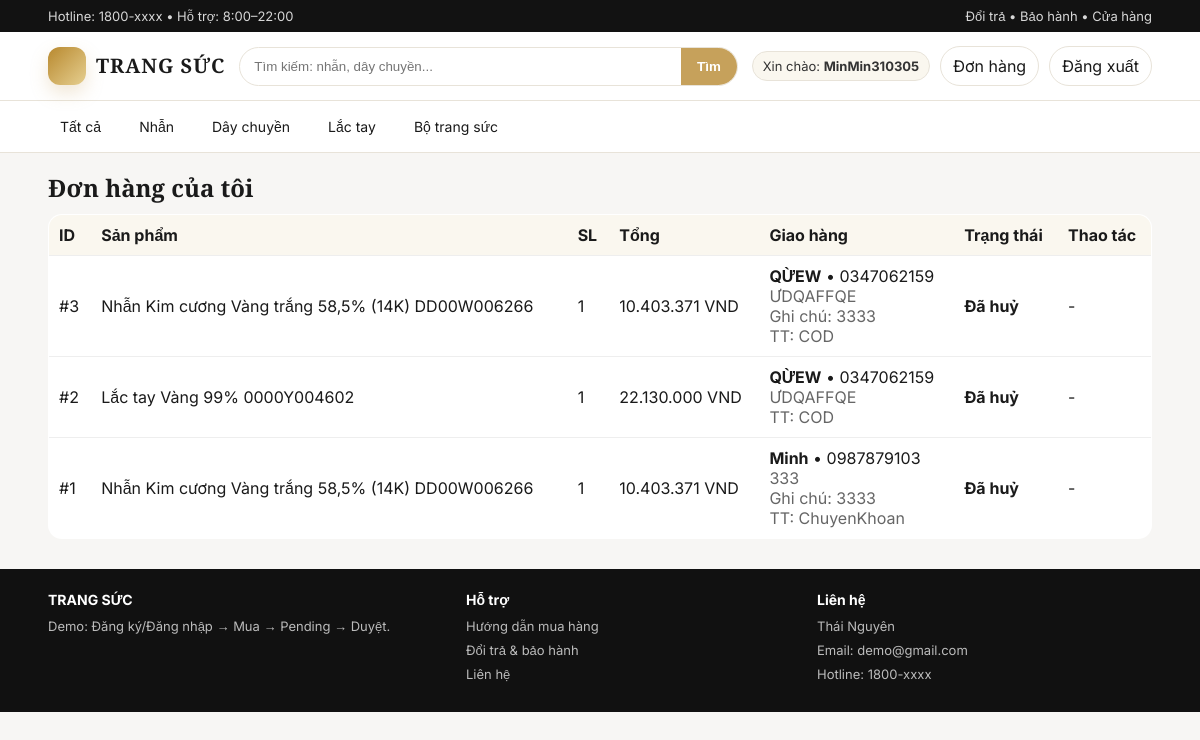
/don-hang/ (signed in), run on an earlier commit of the app's database.
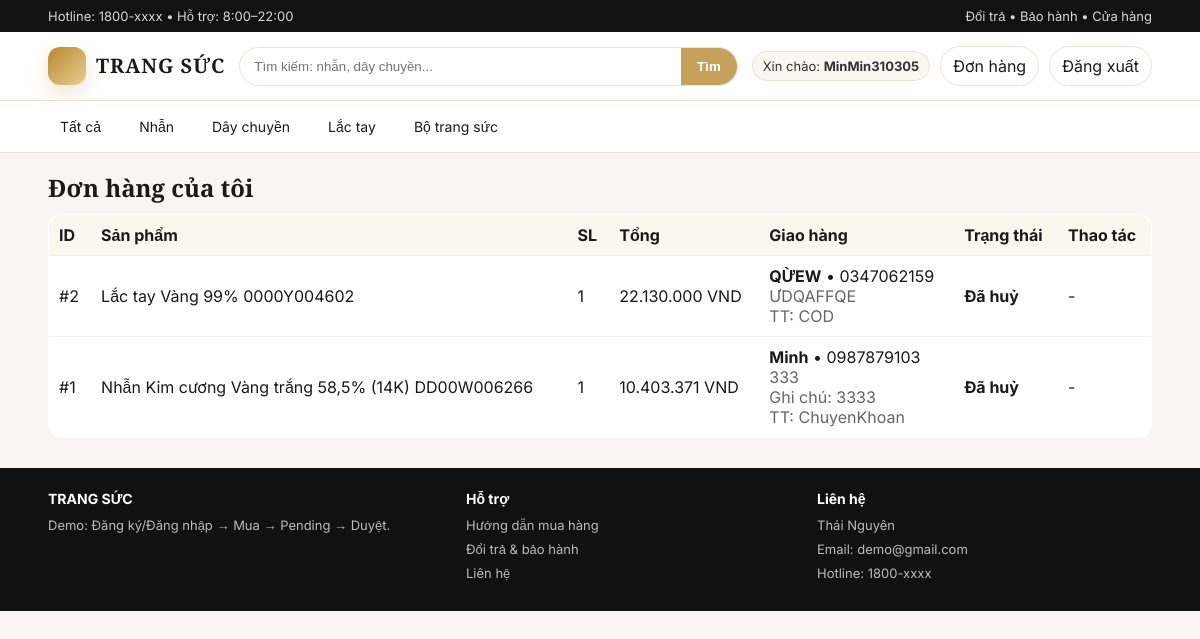
And on a later commit of the database.
### shop/models.py (models this page shows, shortened)
class DonHang(models.Model):
    TRANG_THAI = [
        ("Pending", "Chờ xác nhận"),
        ("Confirmed", "Đã xác nhận"),
        ("Cancelled", "Đã huỷ"),
        ("Approved", "Đã duyệt"),
        ("Rejected", "Từ chối"),
    ]
    nguoi_dat = models.ForeignKey(User, on_delete=models.CASCADE)
    san_pham = models.ForeignKey(SanPham, on_delete=models.CASCADE)
    ho_ten = models.CharField(max_length=100, default="")
    sdt = models.CharField(max_length=20, default="")
    dia_chi = models.CharField(max_length=255, default="")
    ghi_chu = models.CharField(max_length=255, blank=True, default="")
    phuong_thuc_tt = models.CharField(max_length=50, default="COD")
    so_luong = models.IntegerField(default=1)
    tong_tien = models.IntegerField(default=0)
    trang_thai = models.CharField(max_length=20, choices=TRANG_THAI, default="Pending")
    tao_luc = models.DateTimeField(auto_now_add=True)

class SanPham(models.Model):
    ten = models.CharField(max_length=100)
    gia = models.IntegerField(default=0)
    anh = models.ImageField(upload_to="sanpham/", blank=True, null=True)

### shop/views.py (the view)
# urls.py: path("don-hang/", views.ds_don, name="ds_don"),
@login_required
def ds_don(request):
    ds = DonHang.objects.filter(nguoi_dat=request.user).order_by("-id")
    return render(request, "don_hang.html", {"ds": ds})

### shop/templatetags/tien.py (called while the page is built)
@register.filter
def vnd(x):
    try:
        x = int(x)
        return f"{x:,}".replace(",", ".")
    except Exception:
        return x

### templates/don_hang.html (shortened to what this page needs)
{% extends "base.html" %}
{% load tien %}
{% block content %}
<h2 style="font-family:'Cormorant Garamond',serif;margin:18px 0 10px;">Đơn hàng của tôi</h2>
<table style="width:100%;border-collapse:collapse;background:#fff;border:1px solid #e8e3d9;border-radius:14px;overflow:hidden;">
  <tr style="background:#faf7ef;">
    <th style="padding:10px;text-align:left;">ID</th>
    <th style="padding:10px;text-align:left;">Sản phẩm</th>
    <th style="padding:10px;text-align:left;">SL</th>
    <th style="padding:10px;text-align:left;">Tổng</th>
    <th style="padding:10px;text-align:left;">Giao hàng</th>
    <th style="padding:10px;text-align:left;">Trạng thái</th>
    <th style="padding:10px;text-align:left;">Thao tác</th>
  </tr>
  {% for d in ds %}
  <tr>
    <td style="padding:10px;border-top:1px solid #eee;">#{{ d.id }}</td>
    <td style="padding:10px;border-top:1px solid #eee;">{{ d.san_pham.ten }}</td>
    <td style="padding:10px;border-top:1px solid #eee;">{{ d.so_luong }}</td>
    <td style="padding:10px;border-top:1px solid #eee;">{{ d.tong_tien|vnd }} VND</td>
    <td style="padding:10px;border-top:1px solid #eee;">
      <div><b>{{ d.ho_ten }}</b> • {{ d.sdt }}</div>
      <div style="color:#666;">{{ d.dia_chi }}</div>
      {% if d.ghi_chu %}<div style="color:#666;">Ghi chú: {{ d.ghi_chu }}</div>{% endif %}
      <div style="color:#666;">TT: {{ d.phuong_thuc_tt }}</div>
    </td>
    <td style="padding:10px;border-top:1px solid #eee;"><b>{{ d.get_trang_thai_display }}</b></td>
    <td style="padding:10px;border-top:1px solid #eee;">
      {% if d.trang_thai == "Pending" %}
        <a class="btn primary" href="{% url 'xac_nhan_don' d.id %}">Xác nhận</a>
        <a class="btn" href="{% url 'huy_don' d.id %}">Huỷ</a>
      {% elif d.trang_thai == "Confirmed" %}
        <a class="btn" href="{% url 'huy_don' d.id %}">Huỷ</a>
      {% else %}
        -
      {% endif %}
    </td>
  </tr>
  {% empty %}
  <tr><td colspan="7" style="padding:14px;color:#666;">Chưa có đơn hàng nào.</td></tr>
  {% endfor %}
</table>
{% endblock %}

What changed in the data, as far as the page shows it:
removed DonHang: id "3", san_pham.ten "Nhẫn Kim cương Vàng trắng 58,5% (14K) DD00W006266", so_luong "1", tong_tien|vnd "10.403.371", ho_ten "QỪEW", sdt "0347062159", dia_chi "ƯDQAFFQE", ghi_chu "3333", phuong_thuc_tt "COD", trang_thai "Đã huỷ"
